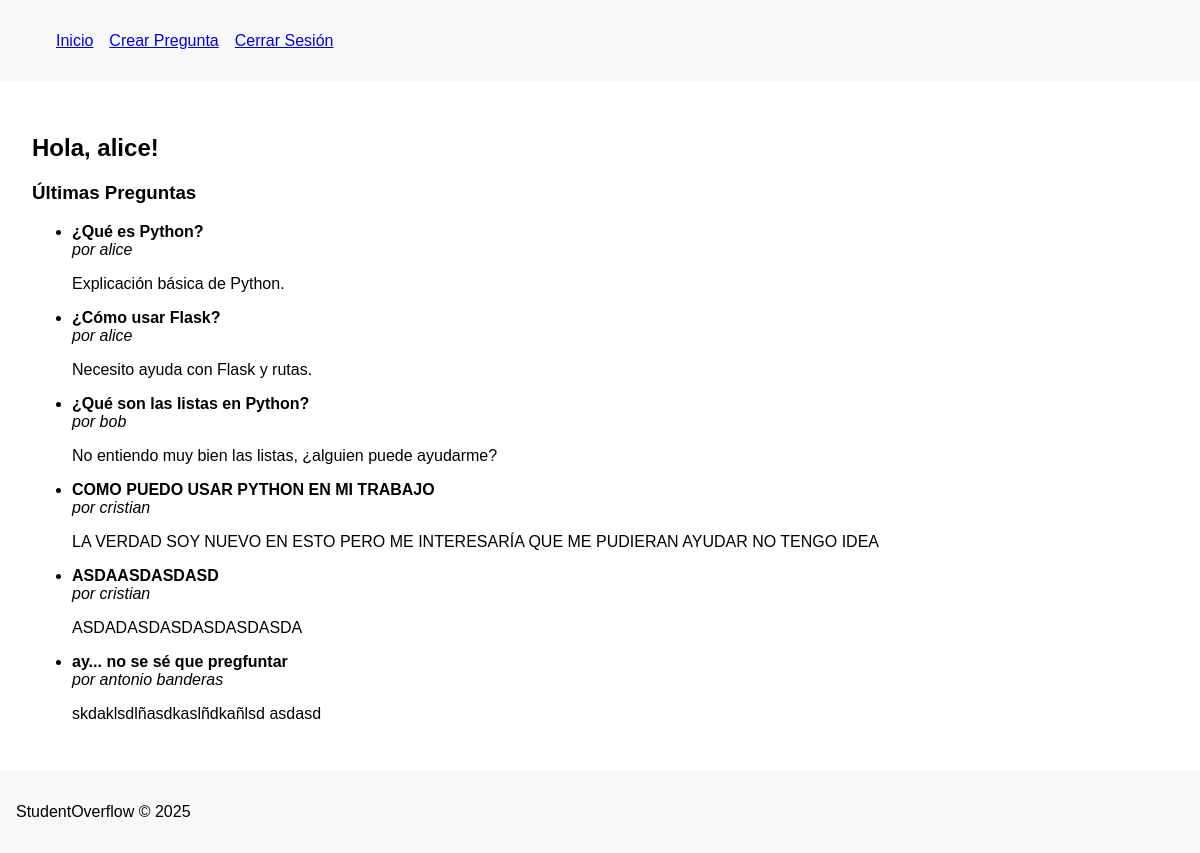
Page / (signed in) on the earlier database version.
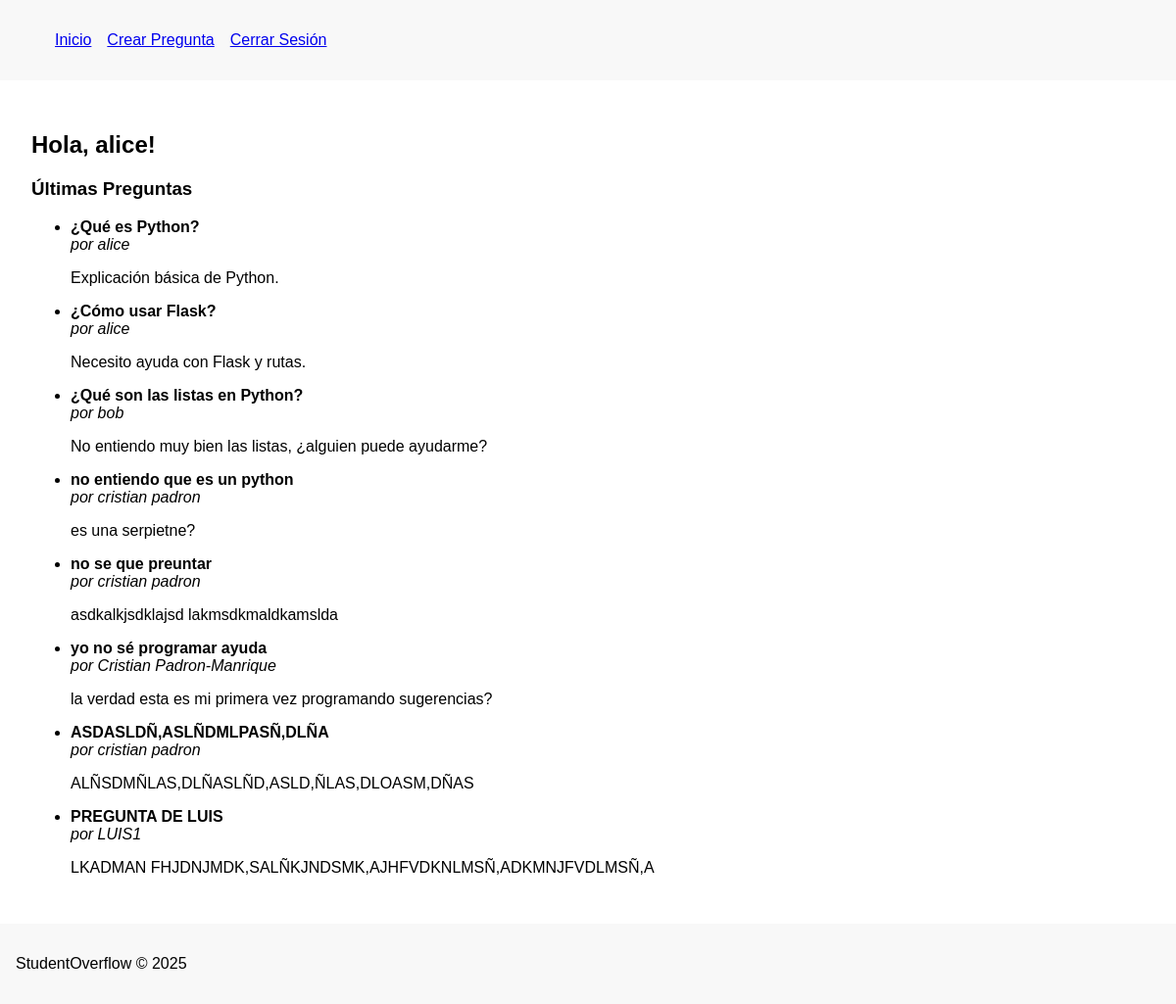
Same page on the later database version.
### app/models.py (models this page shows, shortened)
class User(db.Model, UserMixin):
    __tablename__ = 'users'
    id = db.Column(db.Integer, primary_key=True)
    username = db.Column(db.String(50), unique=True, nullable=False)
    email = db.Column(db.String(120), unique=True, nullable=False)
    password = db.Column(db.String(200), nullable=False)
    questions = db.relationship('Question', backref='author', lazy=True)

class Question(db.Model):
    __tablename__ = 'questions'
    id = db.Column(db.Integer, primary_key=True)
    title = db.Column(db.String(200), nullable=False)
    body = db.Column(db.Text, nullable=False)
    user_id = db.Column(db.Integer, db.ForeignKey('users.id'), nullable=False)
    answers = db.relationship('Answer', backref='question', lazy=True)

### app/routes.py (the view)
@main.route('/')
def index():
    if current_user.is_authenticated:
        questions = Question.query.all()
        return render_template('dashboard.html', questions=questions)
    return render_template('index.html')

### app/routes.py (called while the page is built)
@login_manager.user_loader
def load_user(user_id):
    return User.query.get(int(user_id))

### app/templates/dashboard.html
{% extends "base.html" %}
{% block content %}
<h2>Hola, {{ current_user.username }}!</h2>
<h3>Últimas Preguntas</h3>
<ul>
    {% for q in questions %}
        <li>
            <strong>{{ q.title }}</strong><br>
            <em>por {{ q.author.username }}</em>
            <p>{{ q.body }}</p>
        </li>
    {% endfor %}
</ul>
{% endblock %}

### app/templates/base.html (shortened to what this page needs)
<!DOCTYPE html>
<html lang="es">
<head>
  <link rel="stylesheet" href="{{ url_for('static', filename='css/styles.css') }}">
</head>
<body>
  <header>
    <nav>
      <ul>
        {% if current_user.is_authenticated %}
          <li><a href="{{ url_for('main.index') }}">Inicio</a></li>
          <li><a href="{{ url_for('main.ask') }}">Crear Pregunta</a></li>
          <li><a href="{{ url_for('main.logout') }}">Cerrar Sesión</a></li>
        {% else %}
          <li><a href="{{ url_for('main.index') }}">Inicio</a></li>
          <li><a href="{{ url_for('main.login') }}">Iniciar Sesión</a></li>
          <li><a href="{{ url_for('main.register') }}">Registrarse</a></li>
        {% endif %}
      </ul>
    </nav>
  </header>
  <main>
    {% block content %}{% endblock %}
  </main>
  <footer>
    <p>StudentOverflow &copy; 2025</p>
  </footer>
</body>
</html>

### app/static/css/styles.css (style rules this page uses)
body { font-family: Arial, sans-serif; margin: 0; padding: 0; }
header, footer { background-color: #f8f8f8; padding: 1em; }
nav ul { list-style-type: none; display: flex; gap: 1em; }
main { padding: 2em; }

Differences in the rows shown:
removed Question: title "ASDAASDASDASD", author.username "cristian", body "ASDADASDASDASDASDASDA"
changed Question: title "COMO PUEDO USAR PYTHON EN MI TRABAJO" → "no entiendo que es un python"; author.username "cristian" → "cristian padron"; body "LA VERDAD SOY NUEVO EN ESTO PERO ME INTERESARÍA QUE ME PUDIERAN AYUDAR NO TENGO IDEA" → "es una serpietne?"
added Question: title "no se que preuntar", author.username "cristian padron", body "asdkalkjsdklajsd lakmsdkmaldkamslda"
changed Question: title "ay... no se sé que pregfuntar" → "yo no sé programar ayuda"; author.username "antonio banderas" → "Cristian Padron-Manrique"; body "skdaklsdlñasdkaslñdkañlsd asdasd" → "la verdad esta es mi primera vez programando sugerencias?"
added Question: title "ASDASLDÑ,ASLÑDMLPASÑ,DLÑA", author.username "cristian padron", body "ALÑSDMÑLAS,DLÑASLÑD,ASLD,ÑLAS,DLOASM,DÑAS"
added Question: title "PREGUNTA DE LUIS", author.username "LUIS1", body "LKADMAN FHJDNJMDK,SALÑKJNDSMK,AJHFVDKNLMSÑ,ADKMNJFVDLMSÑ,A"
